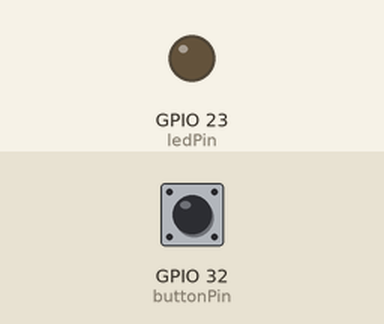
A sketch run on a simulated ESP32. On the bench: output pins drawn as LEDs (lit = HIGH). The test bench sets the inputs (shaded band); at power-on: GPIO 32 (buttonPin) HIGH. What the sketch prints to the serial monitor is not drawn.

Above: at 1.2 s.
1.3 s: GPIO 32 (buttonPin) pulled LOW for 0.15 s
At 1.37 s:
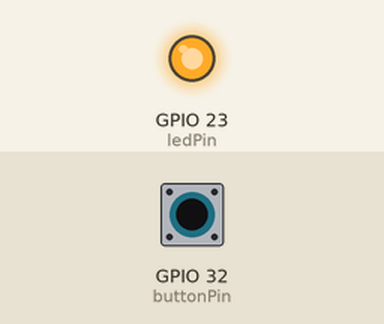
2.9 s: GPIO 32 (buttonPin) pulled LOW for 3.2 s
At 7.5 s:
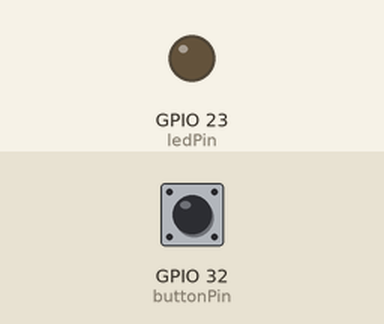
Timing chart, 0 to 9.0 s (numbered marks = the images above; inputs shaded):
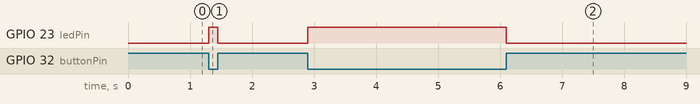

Measured:
- after the input at 1.3 s, GPIO 23 (ledPin): LOW → HIGH at once, → LOW 0.15 s later
- after the input at 2.9 s, GPIO 23 (ledPin): LOW → HIGH at once, → LOW 3.2 s later

The sketch:

bouton.ino
```cpp
const int buttonPin = 32;
const int ledPin =  23;

// Etat du bouton poussoir
int buttonState = 0;

void setup() {
    Serial.begin(115200);

    //Configuration du pin en entrée pullup
    pinMode(buttonPin, INPUT_PULLUP);
    pinMode(ledPin, OUTPUT);
}

void loop() {

    buttonState = digitalRead(buttonPin);
    Serial.println(buttonState);

    if (buttonState == LOW) {
        // Allume la led
        digitalWrite(ledPin, HIGH);
    } else {
        // Eteins la led
        digitalWrite(ledPin, LOW);
    }
}
```
